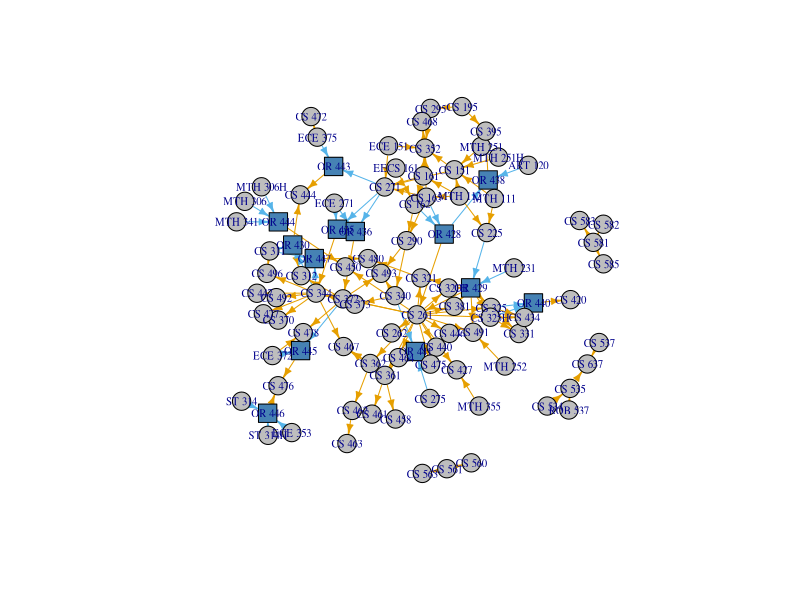
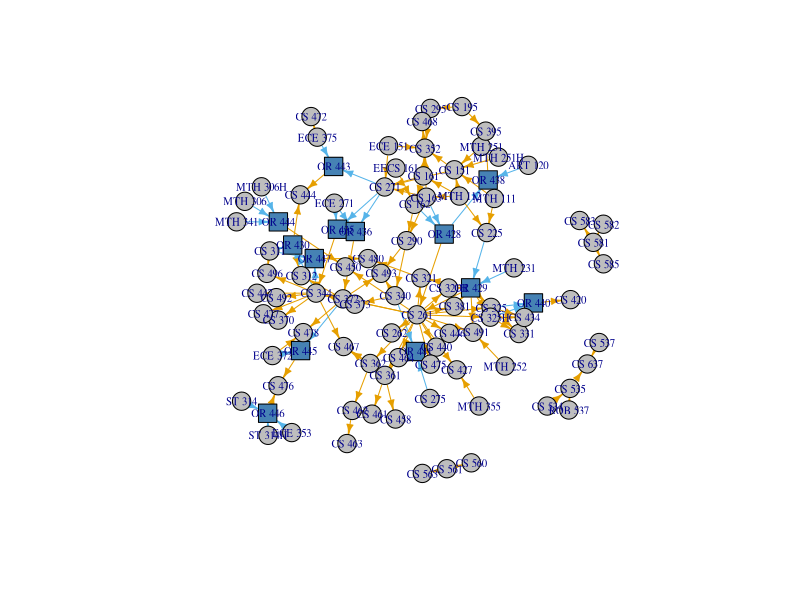

These charts were generated, in order, by the following R code:
# cs_plot.R ------------------------------
#'
#'  Plot of CS data.
#'
# ....................................

library(dplyr)
library(igraph)

cs <- read.csv(file = "./course_data/csv/CS/CS_edge.csv", stringsAsFactors = F)
# Don't really need node info, just edges to create this plot

# Create igraph object ------------------------------
cs_net <- graph_from_data_frame(cs, directed = T)

# Display CS ------------------------------

cs$or <- 1 + 1*(cs$course_dept == "OR")
cs$or_color <- c("grey", "steelblue")[cs$or]

V(cs_net)$label.cex = 0.65
E(cs_net)$arrow.size = 0.5
E(cs_net)$edge.color = cs$or_color
# V(cs_net)$vertex.size = 1
# plot.igraph(sub_net)

cs_layout <- layout_nicely(graph = cs_net)

plot(cs_net, directed = T,
     layout = cs_layout,
     edge.color = cs$or,
     vertex.size = 10,
     label.cex = 1,
     # vertex.size = sr_n$n * 1.5,
     vertex.shape = c("circle", "square")[grepl(x = names(V(cs_net)), pattern = "OR.+") + 1],
     vertex.color =  c("grey", "steelblue")[grepl(x = names(V(cs_net)), pattern = "OR.+") + 1])


# No scaling for size yet.
cs_n <- cs %>% group_by(pre_req) %>% summarise(n = n())
cs_n <- left_join(data.frame(names = names(V(cs_net))), cs_n, by = c("names" = "pre_req"))
head(cs_n)
cs_n$n[is.na(cs_n$n)] <- 0

plot(cs_net, directed = T,
     layout = cs_layout,
     edge.color = cs$or,
     vertex.size = 10,
     label.cex = 1,
     vertex.size = cs_n$n * 1.5,
     vertex.shape = c("circle", "square")[grepl(x = names(V(cs_net)), pattern = "OR.+") + 1],
     vertex.color =  c("grey", "steelblue")[grepl(x = names(V(cs_net)), pattern = "OR.+") + 1])

